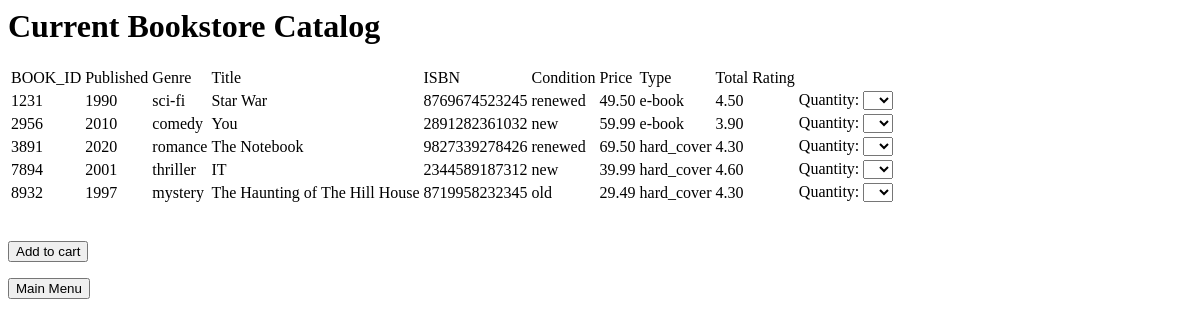
The page /catalog.php on the database as committed earlier.
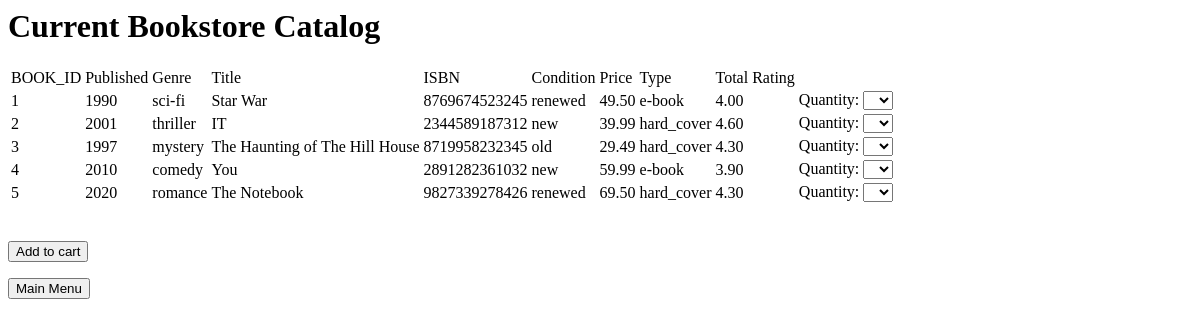
The same page on the database as committed later.
### tables this page shows
CREATE table book( 
	book_id int, 
	year int, 
	genre char(40), 
	title char(40), 
	isbn char(13), 
	book_condition char(40), 
	price decimal(10,2), 
	book_type char(40), 
	total_rating decimal(5,2), 
	primary key(book_id)
);

### catalog.php (the view, shortened to what this page needs)
<html>
<head>
</head>
<body>
<h1>Current Bookstore Catalog</h1>
<?php
  $myconnection = mysqli_connect('localhost', 'root', '')
    or die ('Could not connect: ' . mysql_error());
  $query = 'select * from book';
  $result = mysqli_query($myconnection, $query) or die ('Query failed: ' . mysql_error());
  echo "<form method = 'post' action = 'cart.php' >";
  echo "<table>";
echo "<tr><td> BOOK_ID </td>";
echo "<td> Published </td>";
echo "<td> Genre </td>";
echo "<td> Title </td>";
echo "<td> ISBN </td>";
echo "<td> Condition </td>";
echo "<td> Price </td>";
echo "<td> Type </td>";
echo "<td> Total Rating </td></tr>";
  while($row = mysqli_fetch_array($result)){
	$bookcounter = htmlspecialchars($row['book_id']);
	echo "<tr><td>". htmlspecialchars($row['book_id']). "</td>";
	echo "<td>". htmlspecialchars($row['year']). "</td>";
	echo "<td>". htmlspecialchars($row['genre']). "</td>";
	echo "<td>". htmlspecialchars($row['title']). "</td>";
	echo "<td>". htmlspecialchars($row['isbn']). "</td>";
	echo "<td>". htmlspecialchars($row['book_condition']). "</td>";
	echo "<td>". htmlspecialchars($row['price']). "</td>";
	echo "<td>". htmlspecialchars($row['book_type']). "</td>";
	echo "<td>". htmlspecialchars($row['total_rating']). "</td>";
	echo "<td>Quantity: <select name='$bookcounter'>
    <option value='0'></option>
    <option value='1'>1</option>
    <option value='2'>2</option>
    <option value='3'>3</option>
<option value='4'>4</option>
<option value='5'>5</option>
</select></td>";
	echo "</tr>";
  }
  echo "</table>";
  echo "<br><br>";
  echo "<input align ='center' type='submit' value='Add to cart'/>";
  echo "</form>";
if($email = $_SESSION['email'])
{
echo "<form action ='bookstore.php' method= 'post'>";
echo "<table>";
echo "<input type='submit' value='Main Menu' />";
echo "</table>";
echo "</form>";
echo "</p>";
}
else
{
echo "<form action ='bookstore.html' method= 'post'>";
echo "<table>";
echo "<input type='submit' value='Main Menu' />";
echo "</table>";
echo "</form>";
}
?>
</body>
</html>

Rows that differ between the two databases and show on the page:
removed book: book_id "1231", year "1990", genre "sci-fi", title "Star War", isbn "8769674523245", book_condition "renewed", price "49.50", book_type "e-book", total_rating "4.50"
removed book: book_id "2956", year "2010", genre "comedy", title "You", isbn "2891282361032", book_condition "new", price "59.99", book_type "e-book", total_rating "3.90"
removed book: book_id "3891", year "2020", genre "romance", title "The Notebook", isbn "9827339278426", book_condition "renewed", price "69.50", book_type "hard_cover", total_rating "4.30"
removed book: book_id "7894", year "2001", genre "thriller", title "IT", isbn "2344589187312", book_condition "new", price "39.99", book_type "hard_cover", total_rating "4.60"
removed book: book_id "8932", year "1997", genre "mystery", title "The Haunting of The Hill House", isbn "8719958232345", book_condition "old", price "29.49", book_type "hard_cover", total_rating "4.30"
added book: book_id "1", year "1990", genre "sci-fi", title "Star War", isbn "8769674523245", book_condition "renewed", price "49.50", book_type "e-book", total_rating "4.00"
added book: book_id "2", year "2001", genre "thriller", title "IT", isbn "2344589187312", book_condition "new", price "39.99", book_type "hard_cover", total_rating "4.60"
added book: book_id "3", year "1997", genre "mystery", title "The Haunting of The Hill House", isbn "8719958232345", book_condition "old", price "29.49", book_type "hard_cover", total_rating "4.30"
added book: book_id "4", year "2010", genre "comedy", title "You", isbn "2891282361032", book_condition "new", price "59.99", book_type "e-book", total_rating "3.90"
added book: book_id "5", year "2020", genre "romance", title "The Notebook", isbn "9827339278426", book_condition "renewed", price "69.50", book_type "hard_cover", total_rating "4.30"
